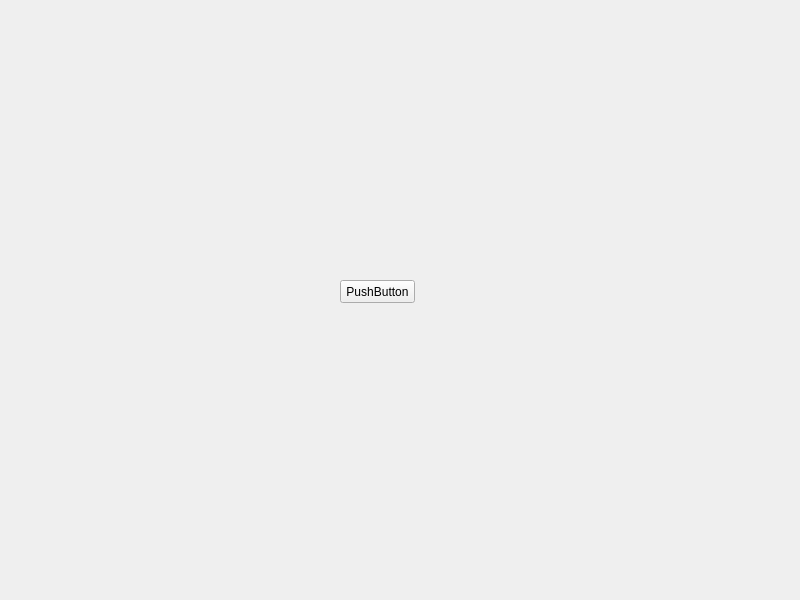
<?xml version="1.0" encoding="UTF-8"?>
<ui version="4.0">
 <class>MainWindow</class>
 <widget class="QMainWindow" name="MainWindow">
  <property name="geometry">
   <rect>
    <x>0</x>
    <y>0</y>
    <width>800</width>
    <height>600</height>
   </rect>
  </property>
  <property name="windowTitle">
   <string>MainWindow</string>
  </property>
  <widget class="QWidget" name="centralwidget">
   <widget class="QPushButton" name="btn">
    <property name="geometry">
     <rect>
      <x>340</x>
      <y>280</y>
      <width>75</width>
      <height>23</height>
     </rect>
    </property>
    <property name="text">
     <string>PushButton</string>
    </property>
   </widget>
  </widget>
 </widget>
 <resources/>
 <connections/>
</ui>
